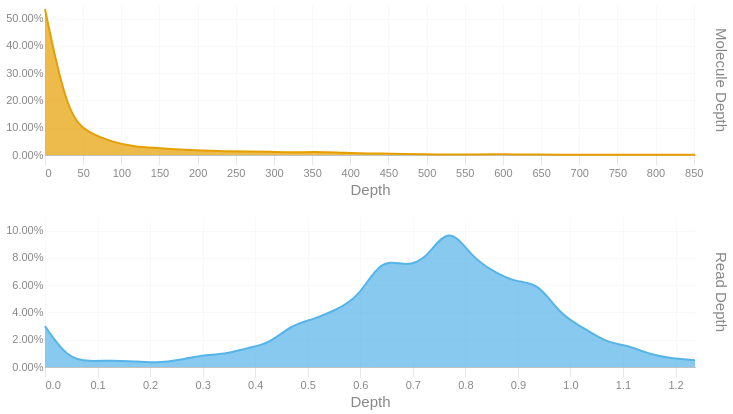

The notebook cell saved with this chart:
### Code cell
readdep = depth_hist(tb['Read Depth'], q99, 3)
readdep = readdep.with_columns(pl.lit('Read Depth').alias('Metric'))
if not SKIPLR:
    moldep = depth_hist(tb['Molecule Depth'], mol_q99, 1)
    moldep = moldep.with_columns(pl.lit('Molecule Depth').alias('Metric'))
    _hist = pl.concat([readdep, moldep])
    _hist = _hist.filter(pl.col('Proportion') != 0)
    with SafeRender(_hist):
        (
            alt.Chart(_hist)        
            .mark_area(interpolate = "basis")
            .encode(
                x=alt.X('Bin:Q').scale(domainMin=0).axis(alt.Axis(title='Depth')),
                y = alt.Y('Proportion:Q', title = None).axis(format = '.2%'),
                color = alt.Color('Metric:N').legend(None),
                row = alt.Row("Metric:N").header(title = None, labelOrient = 'right'),
                tooltip = [
                    alt.Tooltip("Metric:N", title = "Metric"),
                    alt.Tooltip('Interval:N', title = "Depth Interval"),
                    alt.Tooltip('Proportion:Q', title = "% Alignments").format('.2%')
                ]
            )
            .resolve_scale(x='independent', y='independent')
            .properties(
                height = 150, width = 650,
                usermeta={'embedOptions': {'downloadFileName': f'{samplename}.depth.hist'}}
            )
        ).display()
else:
    readdep = readdep.filter(pl.col('Proportion') != 0)
    with SafeRender(readdep):
        (
            alt.Chart(readdep)        
            .mark_area(interpolate = "basis")
            .encode(
                x=alt.X('Bin:Q').scale(domainMin=0).axis(alt.Axis(title='Depth')),
                y = alt.Y('Proportion:Q', title = None).axis(format = '.2%'),
                tooltip = [
                    alt.Tooltip('Interval:N', title = "Depth Interval"),
                    alt.Tooltip('Proportion:Q', title = "% Alignments").format('.2%')
                ]
            )
            .properties(
                usermeta={'embedOptions': {'downloadFileName': f'{samplename}.depth.hist'}}
            )
        ).display()

### Figure 1 — Vega-Lite specification as saved in the notebook (floating-point values rounded to 4 significant figures)
{"width": 650, "height": 150, "config": {"title": {"anchor": "start", "dy": -15, "fontSize": 18, "color": "#888888", "subtitleColor": "#888888", "subtitleFontSize": 14}, "arc": {"fill": "#0072B2"}, "axis": {"domainColor": "#888888", "domainWidth": 0.5, "gridWidth": 0.2, "grid": false, "titleFontWeight": 400, "titleFontSize": 15, "labelFontSize": 11, "labelColor": "#888888", "tickColor": "#888888", "tickWidth": 0.2, "titleColor": "#888888"}, "axisBand": {"grid": false}, "axisX": {"grid": true, "tickSize": 10, "domainCap": "round"}, "axisY": {"domain": false, "grid": true, "tickSize": 0, "domainCap": "round"}, "background": "transparent", "header": {"labelFontSize": 15, "labelColor": "#888888", "titleFontSize": 15, "titleFontWeight": 600, "titleColor": "#888888"}, "legend": {"labelFont": "sans-serif", "labelFontSize": 12, "labelColor": "#888888", "symbolSize": 100, "symbolType": "circle", "titleFontSize": 12, "titlePadding": 10, "titleColor": "#888888", "title": null}, "range": {"category": ["#E69F00", "#56B4E9", "#009E73", "#F0E442", "#0072B2", "#D55E00", "#CC79A7", "#000000"], "diverging": ["#cfe8f3", "#a2d4ec", "#73bfe2", "#46abdb", "#1696d2", "#12719e"]}, "area": {"fill": "#0072B2", "fillOpacity": 0.7, "line": true, "strokeOpacity": 0.7}, "line": {"color": "#0072B2", "stroke": "#0072B2", "strokeWidth": 2}, "trail": {"color": "#0072B2", "stroke": "#0072B2", "strokeWidth": 0, "size": 1}, "point": {"filled": true, "fillOpacity": 1.0, "size": 95}, "text": {"color": "#888888", "fontSize": 11, "align": "right", "fontWeight": 400, "size": 11}, "bar": {"fill": "#0072B2", "stroke": null}, "view": {"stroke": null, "continuousWidth": 660, "continuousHeight": 400}}, "data": {"name": "data-cb21146773e93717799a8635e6c3097e"}, "mark": {"type": "area", "interpolate": "basis"}, "encoding": {"color": {"field": "Metric", "legend": null, "type": "nominal"}, "row": {"field": "Metric", "header": {"title": null, "labelOrient": "right"}, "type": "nominal"}, "tooltip": [{"field": "Metric", "title": "Metric", "type": "nominal"}, {"field": "Interval", "title": "Depth Interval", "type": "nominal"}, {"field": "Proportion", "format": ".2%", "title": "% Alignments", "type": "quantitative"}], "x": {"axis": {"title": "Depth"}, "field": "Bin", "scale": {"domainMin": 0}, "type": "quantitative"}, "y": {"axis": {"format": ".2%"}, "field": "Proportion", "title": null, "type": "quantitative"}}, "resolve": {"scale": {"x": "independent", "y": "independent"}}, "usermeta": {"embedOptions": {"downloadFileName": "S1_Annapolis_0N1.depth.hist"}}, "$schema": "https://vega.github.io/schema/vega-lite/v6.1.0.json", "datasets": {"data-cb21146773e93717799a8635e6c3097e": [{"Bin": 0.0, "Interval": "0.0-0.043", "Proportion": 0.03, "Metric": "Read Depth"}, {"Bin": 0.043, "Interval": "0.043-0.085", "Proportion": 0.006, "Metric": "Read Depth"}, {"Bin": 0.085, "Interval": "0.085-0.128", "Proportion": 0.004, "Metric": "Read Depth"}, {"Bin": 0.128, "Interval": "0.128-0.171", "Proportion": 0.005, "Metric": "Read Depth"}, {"Bin": 0.171, "Interval": "0.171-0.213", "Proportion": 0.004, "Metric": "Read Depth"}, {"Bin": 0.213, "Interval": "0.213-0.256", "Proportion": 0.003, "Metric": "Read Depth"}, {"Bin": 0.256, "Interval": "0.256-0.299", "Proportion": 0.005, "Metric": "Read Depth"}, {"Bin": 0.299, "Interval": "0.299-0.341", "Proportion": 0.009, "Metric": "Read Depth"}, {"Bin": 0.341, "Interval": "0.341-0.384", "Proportion": 0.009, "Metric": "Read Depth"}, {"Bin": 0.384, "Interval": "0.384-0.427", "Proportion": 0.014, "Metric": "Read Depth"}, {"Bin": 0.427, "Interval": "0.427-0.469", "Proportion": 0.017, "Metric": "Read Depth"}, {"Bin": 0.469, "Interval": "0.469-0.512", "Proportion": 0.031, "Metric": "Read Depth"}, {"Bin": 0.512, "Interval": "0.512-0.555", "Proportion": 0.035, "Metric": "Read Depth"}, {"Bin": 0.555, "Interval": "0.555-0.597", "Proportion": 0.042, "Metric": "Read Depth"}, {"Bin": 0.597, "Interval": "0.597-0.64", "Proportion": 0.051, "Metric": "Read Depth"}, {"Bin": 0.64, "Interval": "0.64-0.683", "Proportion": 0.08, "Metric": "Read Depth"}, {"Bin": 0.683, "Interval": "0.683-0.725", "Proportion": 0.074, "Metric": "Read Depth"}, {"Bin": 0.725, "Interval": "0.725-0.768", "Proportion": 0.078, "Metric": "Read Depth"}, {"Bin": 0.768, "Interval": "0.768-0.811", "Proportion": 0.105, "Metric": "Read Depth"}, {"Bin": 0.811, "Interval": "0.811-0.853", "Proportion": 0.081, "Metric": "Read Depth"}, {"Bin": 0.853, "Interval": "0.853-0.896", "Proportion": 0.07, "Metric": "Read Depth"}, {"Bin": 0.896, "Interval": "0.896-0.939", "Proportion": 0.062, "Metric": "Read Depth"}, {"Bin": 0.939, "Interval": "0.939-0.981", "Proportion": 0.062, "Metric": "Read Depth"}, {"Bin": 0.981, "Interval": "0.981-1.024", "Proportion": 0.038, "Metric": "Read Depth"}, {"Bin": 1.024, "Interval": "1.024-1.067", "Proportion": 0.029, "Metric": "Read Depth"}, {"Bin": 1.067, "Interval": "1.067-1.109", "Proportion": 0.018, "Metric": "Read Depth"}, {"Bin": 1.109, "Interval": "1.109-1.152", "Proportion": 0.016, "Metric": "Read Depth"}, {"Bin": 1.152, "Interval": "1.152-1.195", "Proportion": 0.009, "Metric": "Read Depth"}, {"Bin": 1.195, "Interval": "1.195-1.237", "Proportion": 0.006, "Metric": "Read Depth"}, {"Bin": 1.237, "Interval": "1.237-1.28", "Proportion": 0.005, "Metric": "Read Depth"}, {"Bin": 0.0, "Interval": "0.0-29.4", "Proportion": 0.535, "Metric": "Molecule Depth"}, {"Bin": 29.4, "Interval": "29.4-58.7", "Proportion": 0.141, "Metric": "Molecule Depth"}, {"Bin": 58.7, "Interval": "58.7-88.1", "Proportion": 0.078, "Metric": "Molecule Depth"}, {"Bin": 88.1, "Interval": "88.1-117.5", "Proportion": 0.048, "Metric": "Molecule Depth"}, {"Bin": 117.5, "Interval": "117.5-146.8", "Proportion": 0.029, "Metric": "Molecule Depth"}, {"Bin": 146.8, "Interval": "146.8-176.2", "Proportion": 0.026, "Metric": "Molecule Depth"}, {"Bin": 176.2, "Interval": "176.2-205.6", "Proportion": 0.02, "Metric": "Molecule Depth"}, {"Bin": 205.6, "Interval": "205.6-234.9", "Proportion": 0.016, "Metric": "Molecule Depth"}, {"Bin": 234.9, "Interval": "234.9-264.3", "Proportion": 0.014, "Metric": "Molecule Depth"}, {"Bin": 264.3, "Interval": "264.3-293.7", "Proportion": 0.013, "Metric": "Molecule Depth"}, {"Bin": 293.7, "Interval": "293.7-323.1", "Proportion": 0.012, "Metric": "Molecule Depth"}, {"Bin": 323.1, "Interval": "323.1-352.4", "Proportion": 0.01, "Metric": "Molecule Depth"}, {"Bin": 352.4, "Interval": "352.4-381.8", "Proportion": 0.011, "Metric": "Molecule Depth"}, {"Bin": 381.8, "Interval": "381.8-411.2", "Proportion": 0.01, "Metric": "Molecule Depth"}, {"Bin": 411.2, "Interval": "411.2-440.5", "Proportion": 0.006, "Metric": "Molecule Depth"}, {"Bin": 440.5, "Interval": "440.5-469.9", "Proportion": 0.006, "Metric": "Molecule Depth"}, {"Bin": 469.9, "Interval": "469.9-499.3", "Proportion": 0.004, "Metric": "Molecule Depth"}, {"Bin": 499.3, "Interval": "499.3-528.6", "Proportion": 0.002, "Metric": "Molecule Depth"}, {"Bin": 528.6, "Interval": "528.6-558.0", "Proportion": 0.002, "Metric": "Molecule Depth"}, {"Bin": 558.0, "Interval": "558.0-587.4", "Proportion": 0.002, "Metric": "Molecule Depth"}, {"Bin": 587.4, "Interval": "587.4-616.7", "Proportion": 0.003, "Metric": "Molecule Depth"}, {"Bin": 616.7, "Interval": "616.7-646.1", "Proportion": 0.002, "Metric": "Molecule Depth"}, {"Bin": 646.1, "Interval": "646.1-675.5", "Proportion": 0.002, "Metric": "Molecule Depth"}, {"Bin": 675.5, "Interval": "675.5-704.8", "Proportion": 0.001, "Metric": "Molecule Depth"}, {"Bin": 704.8, "Interval": "704.8-734.2", "Proportion": 0.001, "Metric": "Molecule Depth"}, {"Bin": 734.2, "Interval": "734.2-763.6", "Proportion": 0.001, "Metric": "Molecule Depth"}, {"Bin": 763.6, "Interval": "763.6-793.0", "Proportion": 0.001, "Metric": "Molecule Depth"}, {"Bin": 793.0, "Interval": "793.0-822.3", "Proportion": 0.001, "Metric": "Molecule Depth"}, {"Bin": 822.3, "Interval": "822.3-851.7", "Proportion": 0.001, "Metric": "Molecule Depth"}, {"Bin": 851.7, "Interval": "851.7-881.06", "Proportion": 0.001, "Metric": "Molecule Depth"}]}}
